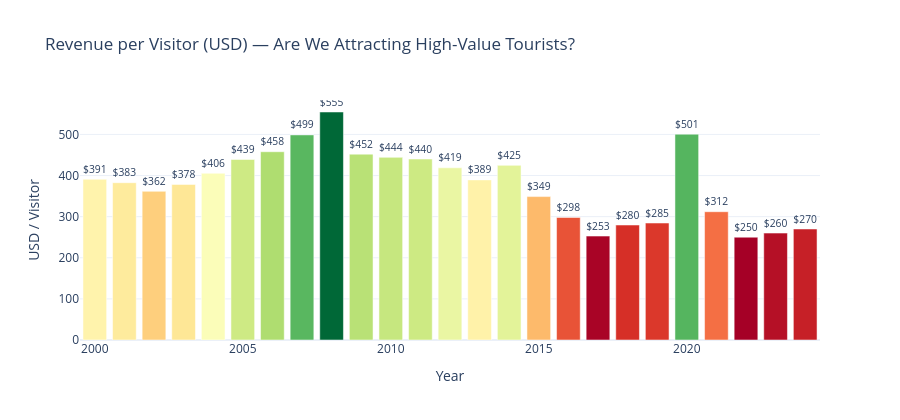

Notebook cell for this chart:
### Code cell
# ── Chart 3: Revenue per visitor (quality of tourism) 
fig = px.bar(
    annual[annual['year'] >= 2000],
    x='year', y='revenue_per_visitor_usd',
    color='revenue_per_visitor_usd',
    color_continuous_scale='RdYlGn',
    title='Revenue per Visitor (USD) — Are We Attracting High-Value Tourists?',
    labels={'revenue_per_visitor_usd': 'USD / Visitor', 'year': 'Year'},
    text='revenue_per_visitor_usd'
)
fig.update_traces(texttemplate='$%{text:.0f}', textposition='outside')
fig.update_layout(template='plotly_white', height=420, coloraxis_showscale=False)
fig.show()

print()
print('💡 Insight: Revenue per visitor peaked early (2008: $554) then declined.')
print('   More tourists since 2017 but lower spending per head — mass vs quality tourism debate.')

### Figure 1 — Plotly figure (JSON) as saved in the notebook; plotly's stock layout.template omitted (floating-point values rounded to 4 significant figures)
{"data": [{"hovertemplate": "Year=%{x}<br>USD / Visitor=%{marker.color}<extra></extra>", "legendgroup": "", "marker": {"color": [390.9, 382.6, 361.6, 378.4, 405.5, 439.0, 457.9, 498.8, 554.5, 452.0, 444.2, 440.1, 418.8, 389.4, 424.7, 348.8, 298.0, 252.7, 279.6, 284.5, 500.5, 312.0, 250.0, 260.0, 270.0], "coloraxis": "coloraxis", "pattern": {"shape": ""}}, "name": "", "orientation": "v", "showlegend": false, "text": [390.9, 382.6, 361.6, 378.4, 405.5, 439.0, 457.9, 498.8, 554.5, 452.0, 444.2, 440.1, 418.8, 389.4, 424.7, 348.8, 298.0, 252.7, 279.6, 284.5, 500.5, 312.0, 250.0, 260.0, 270.0], "textposition": "outside", "texttemplate": "$%{text:.0f}", "type": "bar", "x": [2000, 2001, 2002, 2003, 2004, 2005, 2006, 2007, 2008, 2009, 2010, 2011, 2012, 2013, 2014, 2015, 2016, 2017, 2018, 2019, 2020, 2021, 2022, 2023, 2024], "xaxis": "x", "y": [390.9, 382.6, 361.6, 378.4, 405.5, 439.0, 457.9, 498.8, 554.5, 452.0, 444.2, 440.1, 418.8, 389.4, 424.7, 348.8, 298.0, 252.7, 279.6, 284.5, 500.5, 312.0, 250.0, 260.0, 270.0], "yaxis": "y"}], "layout": {"barmode": "relative", "coloraxis": {"colorbar": {"title": {"text": "USD / Visitor"}}, "colorscale": [[0, "rgb(165,0,38)"], [0.1, "rgb(215,48,39)"], [0.2, "rgb(244,109,67)"], [0.3, "rgb(253,174,97)"], [0.4, "rgb(254,224,139)"], [0.5, "rgb(255,255,191)"], [0.6, "rgb(217,239,139)"], [0.7, "rgb(166,217,106)"], [0.8, "rgb(102,189,99)"], [0.9, "rgb(26,152,80)"], [1, "rgb(0,104,55)"]], "showscale": false}, "height": 420, "legend": {"tracegroupgap": 0}, "title": {"text": "Revenue per Visitor (USD) — Are We Attracting High-Value Tourists?"}, "xaxis": {"anchor": "y", "domain": [0, 1], "title": {"text": "Year"}}, "yaxis": {"anchor": "x", "domain": [0, 1], "title": {"text": "USD / Visitor"}}}}
